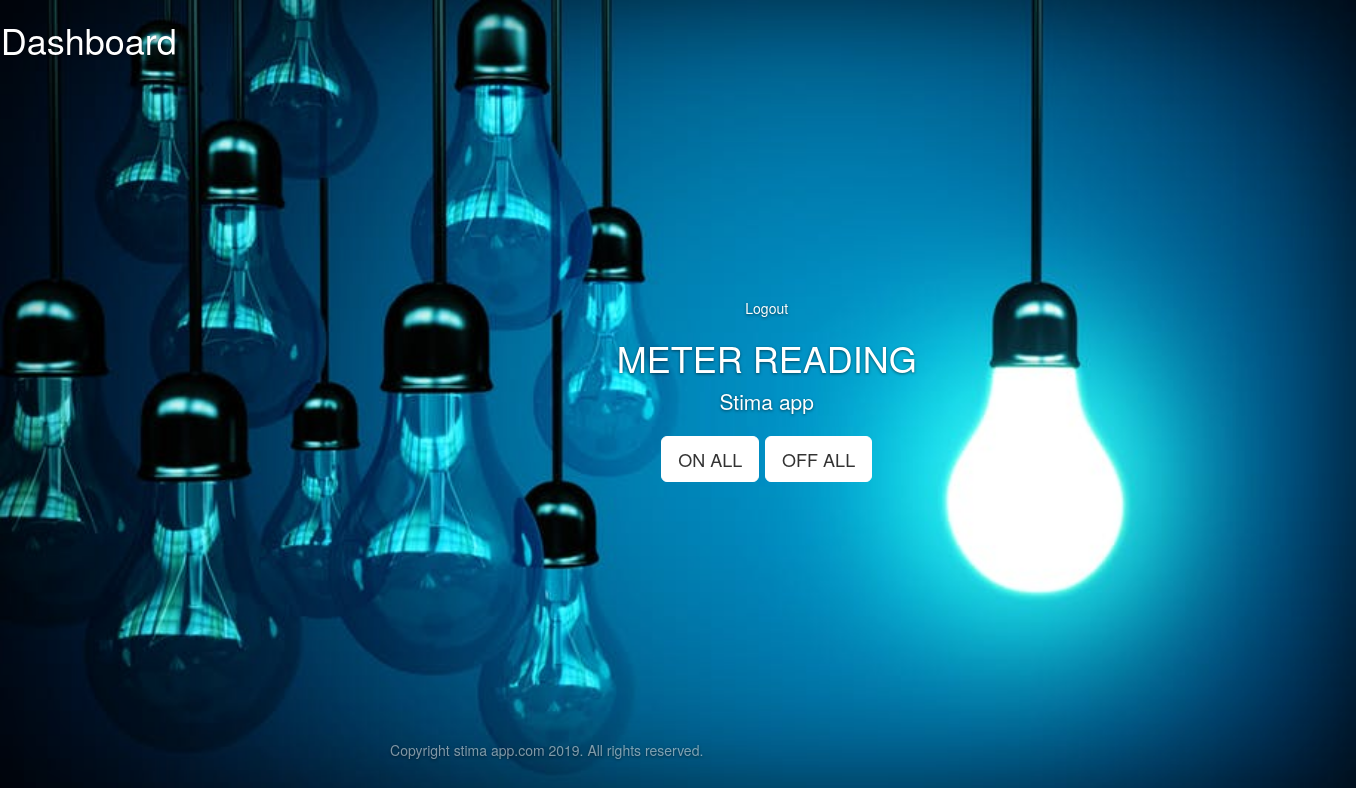
Before: /profile with the older database file.
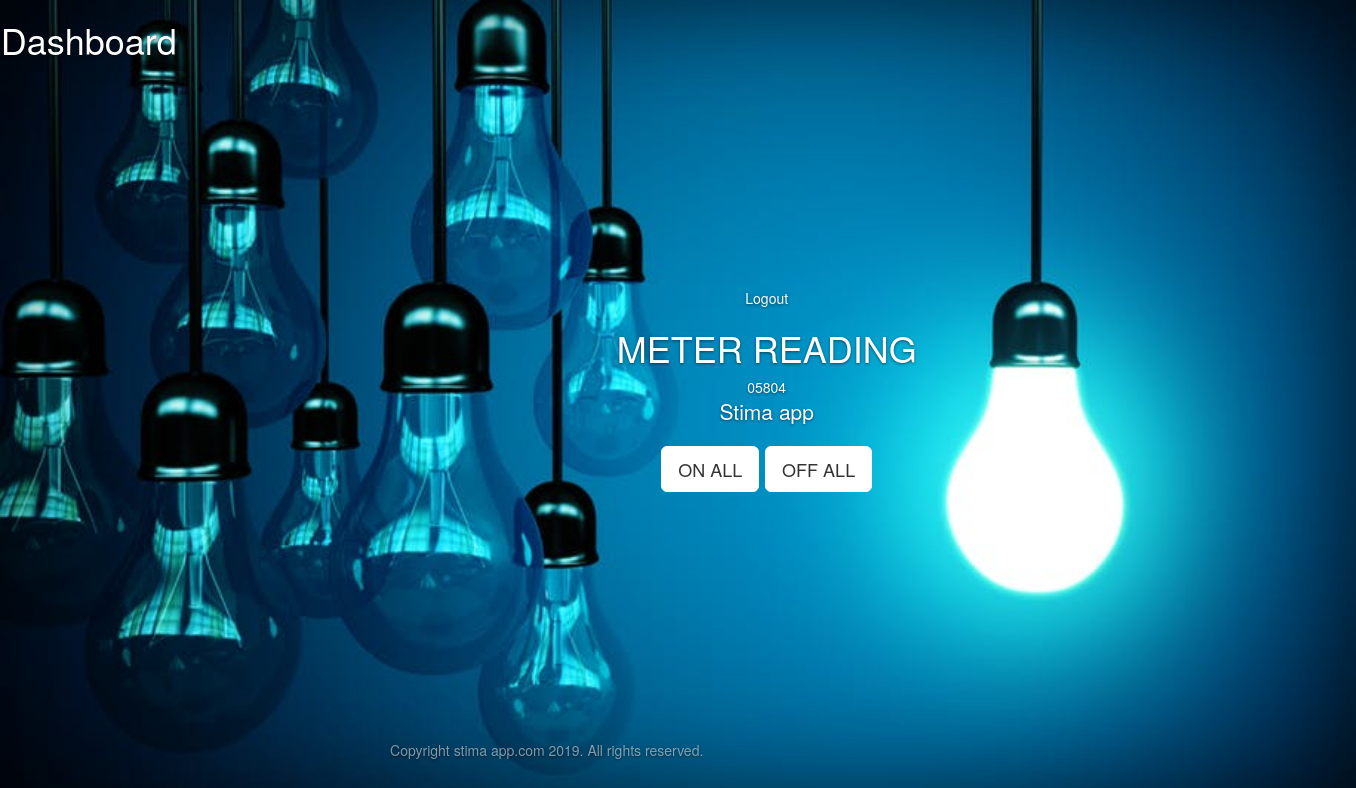
After: the same page with the newer database file.
### app/models.py (models this page shows)
class Stima(db.Model):
    id = db.Column(db.Integer, primary_key=True) # primary keys are required by SQLAlchemy
    value = db.Column(db.String(100))
    imageurl = db.Column(db.String(100))
    date = db.Column(db.String(100))
    cost = db.Column(db.String(1000))

### app/main.py (the view)
@main.route('/profile',  methods=["GET", "POST"] )
def profile():
    stima = Stima.query.all()
    value = 0000.0
    if stima :
        value = str(stima[-1].value)
    return render_template('dashboard.html',value = value)

### app/templates/dashboard.html (shortened to what this page needs)
<html>
    <head>
        <link rel="stylesheet" href="//maxcdn.bootstrapcdn.com/bootstrap/3.1.1/css/bootstrap.min.css" />
        <link rel="stylesheet" href="/static/css/cover.css">
    </head>
    <body>
    <div class="site-wrapper">
        <h1>Dashboard</h1>
      <div class="site-wrapper-inner">
        <div class="container">
      <a href="/login">Logout</a>
          <div>
            <div> <h1>METER READING</h1></div>
            <div id="value"> {{value}}</div>
            <p class="lead">Stima app
                <p class="lead">
                <a href="{{url_for('main.on')}}" class="btn btn-lg btn-default">ON ALL</a>
                <a href="{{url_for('main.off')}}" class="btn btn-lg btn-default">OFF ALL</a>
                </p>
          </div>
          <div class="mastfoot">
            <div class="inner">
                <p>Copyright stima app.com 2019. All rights reserved.</p>
            </div>
          </div>
        </div>
      </div>
    </div>
    </body>
</html>

### app/static/css/cover.css (style rules this page uses)
a, a:focus, a:hover { color: #fff; }
.btn-default, .btn-default:hover, .btn-default:focus { color: #333; text-shadow: none; background-color: #fff; border: 1px solid #fff; }
html, body { height: 100%; background-color: #333; }
body { color: #fff; text-align: center; text-shadow: 0 1px 3px rgba(0,0,0,.5); box-shadow: inset 0 0 100px rgba(0,0,0,.5); }
.site-wrapper { display: table; width: 100%; height: 100%; min-height: 100%; }
.site-wrapper-inner { display: table-cell; vertical-align: top; }
.inner { padding: 30px; }
.mastfoot { color: #999; color: rgba(255,255,255,.5); }
@media (min-width: 768px) { .mastfoot { position: fixed; bottom: 0; } }
@media (min-width: 768px) { .site-wrapper-inner { vertical-align: middle; } }
@media (min-width: 768px) { .masthead, .mastfoot, .cover-container { width: 100%; } }
@media (min-width: 992px) { .masthead, .mastfoot, .cover-container { width: 700px; } }

### app/templates/dashboard.html (style rules this page uses)
body { background-image: url("/static/img/electonicpage.jpg"); background-size: cover; -webkit-background-size: cover; -moz-background-size: cover;*/ }

Changed rows visible on the page:
added Stima: value "05804"
